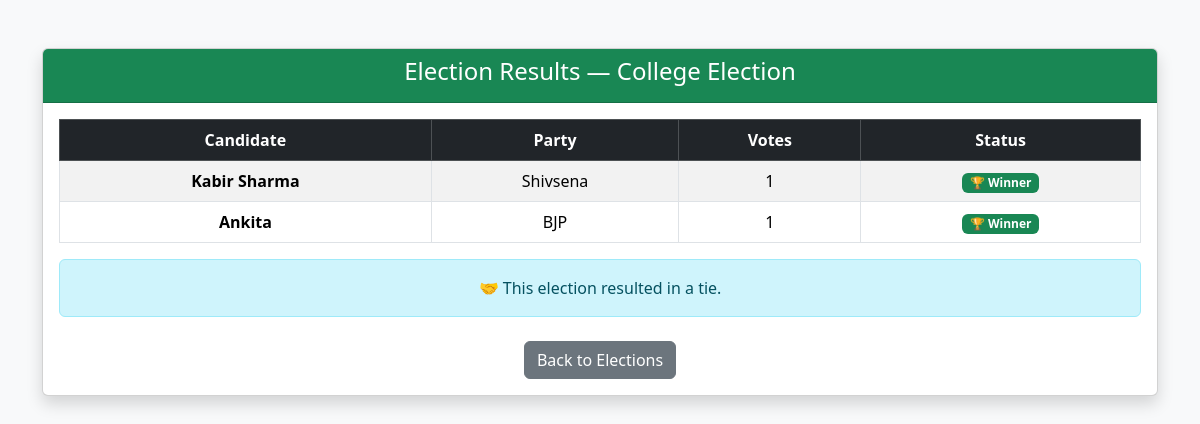
/results/2 (signed in), run on the app's committed database.
### tables this page shows
CREATE TABLE elections (
            id INTEGER PRIMARY KEY AUTOINCREMENT,
            title TEXT NOT NULL,
            description TEXT,
            status TEXT CHECK(status IN ('upcoming', 'active', 'closed')) NOT NULL DEFAULT 'upcoming',
            created_by INTEGER NOT NULL
        );

CREATE TABLE candidates (
            id INTEGER PRIMARY KEY AUTOINCREMENT,
            election_id INTEGER NOT NULL,
            user_id INTEGER NOT NULL,
            display_name TEXT NOT NULL,
            party_or_description TEXT,
            UNIQUE (election_id, user_id)
        );

### app.py (the view)
@app.route("/results/<int:election_id>")
@login_required
def public_results(election_id):
    conn = get_db_connection()
    election = conn.execute(
        "SELECT * FROM elections WHERE id = ?",
        (election_id,)
    ).fetchone()
    if election is None:
        conn.close()
        abort(404)
    if election["status"] != "closed":
        conn.close()
        abort(403)
    results = conn.execute("""
    SELECT
        c.id AS candidate_id,
        c.display_name AS candidate_name,
        c.party_or_description AS party,
        COUNT(v.id) AS vote_count
    FROM candidates c
    LEFT JOIN votes v
        ON c.id = v.candidate_id
        AND v.election_id = ?
    WHERE c.election_id = ?
    GROUP BY c.id
    ORDER BY vote_count DESC
""", (election_id, election_id)).fetchall()
    conn.close()
    max_votes = 0
    winners = []
    if results:
        max_votes = max(row["vote_count"] for row in results)
        winners = [row["candidate_id"] for row in results if row["vote_count"] == max_votes]
    return render_template(
        "voter/results.html",
        election=election,
        results=results,
        winners=winners,
        max_votes=max_votes
    )

### app.py (called while the page is built)
def get_db_connection():
    conn = sqlite3.connect(DATABASE)
    conn.row_factory = sqlite3.Row
    return conn

def login_required(view_func):
    @wraps(view_func)
    def wrapper(*args, **kwargs):
        if "user_id" not in session:
            flash("Please login first", "danger")
            return redirect(url_for("login"))
        return view_func(*args, **kwargs)
    return wrapper

### templates/voter/results.html (shortened to what this page needs)
<!DOCTYPE html>
<html lang="en">
<head>
    <link href="https://cdn.jsdelivr.net/npm/bootstrap@5.3.2/dist/css/bootstrap.min.css" rel="stylesheet">
</head>
<body class="bg-light">
<div class="container mt-5">
    <div class="card shadow">
        <div class="card-header bg-success text-white text-center">
            <h4>Election Results — {{ election.title }}</h4>
        </div>
        <div class="card-body">
            <table class="table table-bordered table-striped text-center align-middle">
                <thead class="table-dark">
                    <tr>
                        <th>Candidate</th>
                        <th>Party</th>
                        <th>Votes</th>
                        <th>Status</th>
                    </tr>
                </thead>
                <tbody>
                    {% for row in results %}
                    <tr>
                        <td><strong>{{ row.candidate_name }}</strong></td>
                        <td>{{ row.party or "Independent" }}</td>
                        <td>{{ row.vote_count }}</td>
                        <td>
                            {% if row.candidate_id in winners and max_votes > 0 %}
                                <span class="badge bg-success">🏆 Winner</span>
                            {% elif max_votes == 0 %}
                                <span class="badge bg-secondary">No Votes</span>
                            {% else %}
                                —
                            {% endif %}
                        </td>
                    </tr>
                    {% endfor %}
                </tbody>
            </table>
            {% if winners|length > 1 and max_votes > 0 %}
                <div class="alert alert-info text-center">
                    🤝 This election resulted in a tie.
                </div>
            {% endif %}
            <div class="text-center mt-4">
                <a href="/voter/elections" class="btn btn-secondary">
                    Back to Elections
                </a>
            </div>
        </div>
    </div>
</div>
</body>
</html>

### data on the page
elections: title "College Election"
candidates: candidate_name "Kabir Sharma", party_or_description "Shivsena", vote_count "1", shows "🏆 Winner"
candidates: candidate_name "Ankita", party_or_description "BJP", vote_count "1", shows "🏆 Winner"
